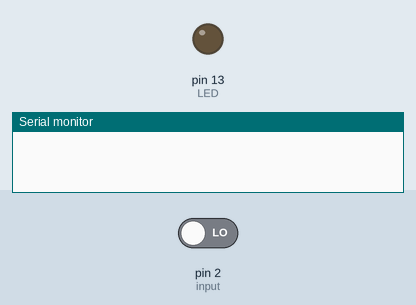
Recording of a sketch running on a simulated Arduino Uno, built with avr-gcc and run on an emulated ATmega328P. Parts: output pins drawn as LEDs (lit = HIGH), the last lines printed to the serial monitor. The inputs (shaded band) are chosen by the test bench; at power-on: pin 2 (input) LOW.

Above: at 1.2 s.
1.3 s: pin 2 (input) driven HIGH
At 2.0 s:
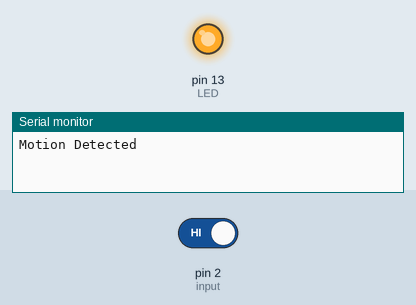
2.8 s: pin 2 (input) driven LOW
At 3.1 s:
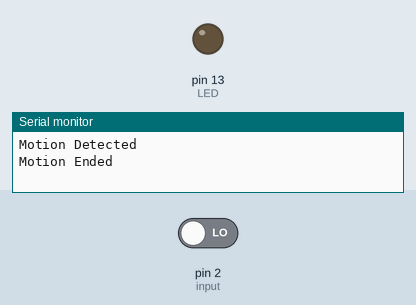
Timing chart, 0 to 5.8 s (numbered marks = the images above; inputs shaded):
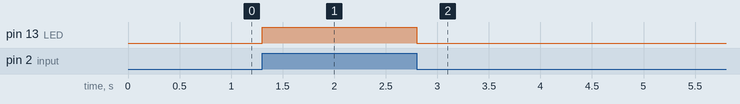

The sketch:

PIR_sensor_example.ino
```cpp
int LED=13;           //LED Pin
int input=2;          //input pin(pir sensor)
int pir_state=LOW;    //no motion detected
int val=0;            //pin status of input pin

void setup() {
  // put your setup code here, to run once:
    pinMode(LED,OUTPUT);  //LED As output
    pinMode(input,INPUT); //sensor as input
  Serial.begin(9600);
}

void loop() {
  // put your main code here, to run repeatedly:

  val=digitalRead(input);  //read input value
      if(val==HIGH)
      {
          digitalWrite(LED,HIGH);

          if(pir_state==LOW)
          {
              Serial.println("Motion Detected ");
              pir_state=HIGH;
          }
      }
      else
      {
        digitalWrite(LED,LOW);

         if(pir_state==HIGH)
         {

            Serial.println("Motion Ended ");
            pir_state=LOW;
         }
      }
}
```

Measured:
- after the input at 1.3 s, pin 13 (LED): LOW → HIGH at once
- after the input at 2.8 s, pin 13 (LED): HIGH → LOW at once
